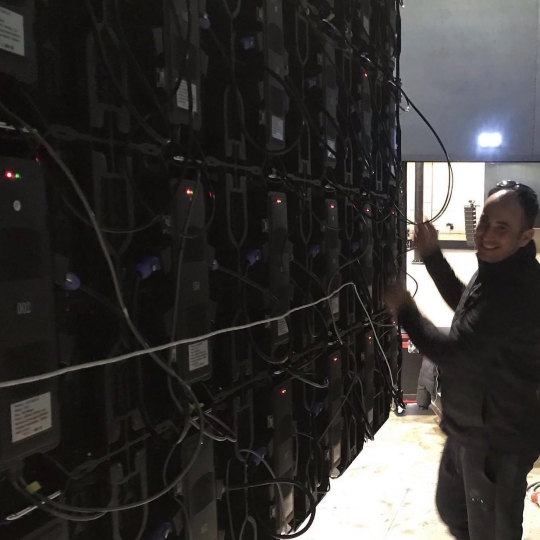
#> input picture social/post/rai/rai_1.jpg, 1080 x 1080 px, given in place of rai_1.jpg_fronte.png, which was not available (shown at 1/2 size)
$ python prepara_schermo_prodotto.py ../../social/post/rai/rai_1.jpg ../../social/post/rai/rai_2.jpg 5 5 5 ../../social/post/rai/rai_2.jpg
#> lines starting #> are read from the running program, lines starting #| are printed output that depends on the picture; after the words box and inside, x2 and y2 are one past the last pixel; in counts of white or black regions, pixels touching at a corner belong together
#!/usr/bin/env python3
"""prepara_schermo_prodotto.py — trova lo schermo nella foto del prodotto e prepara: maschera, prodotto con la frutta sullo schermo, cabinet vuoto con la griglia dei moduli e il JSON per ProdottoSingolo.
Uso (dalla cartella con public/NOME_fronte.png e frutta_frame.png):
  python3 prepara_schermo_prodotto.py NOME "Nome prodotto" LARGHEZZA COLONNE RIGHE USA_LUMINOSI(0/1) [hull] [EROSIONE]"""
import sys, json, numpy as np
from PIL import Image, ImageFilter
from scipy import ndimage as nd
n, nome, larg, C, R, lumok = sys.argv[1], sys.argv[2], int(sys.argv[3]), int(sys.argv[4]), int(sys.argv[5]), sys.argv[6]=='1'
im=Image.open(f'public/{n}_fronte.png').convert('RGBA');a=np.array(im).astype(int)
al=a[...,3];rgb=a[...,:3];sat=rgb.max(2)-rgb.min(2);lum=rgb.max(2)
#> after `al = a[..., 3]`: al: shape (1080, 1080) int64; every value is 255
#> after `sat = rgb.max(2) - rgb.min(2)`:
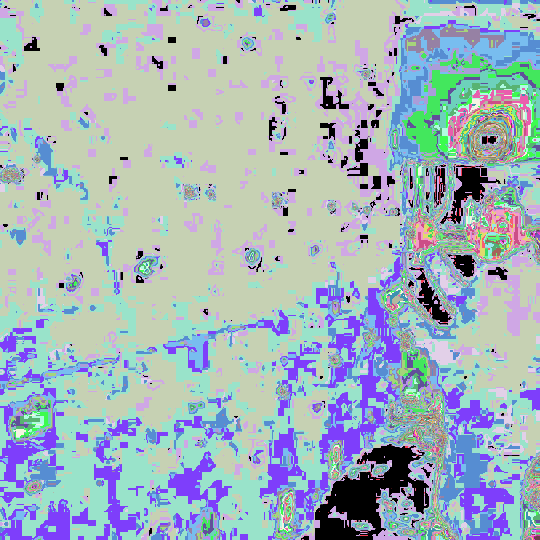
#> sat: shape (1080, 1080) int64 (shown at 1/2 size); 139 distinct labels, from 0 to 138; one colour per label, 0 black
m=(sat>40)&(al>200)
#> m: shape (1080, 1080) bool; 1% white; 45 white regions (17 under 20 px), largest, box (x1, y1, x2, y2) and area: (934, 226, 1024, 322) 5646, (781, 817, 892, 894) 2196, (1062, 916, 1080, 950) 396
if lumok: m|=(lum>185)&(al>200)
m=nd.binary_closing(m,iterations=10);m=nd.binary_fill_holes(m);m=nd.binary_opening(m,iterations=8)
#> after `m = nd.binary_closing(m, iterations=10)`: m: shape (1080, 1080) bool; 0.98% white; 32 white regions (9 under 20 px), largest, box (x1, y1, x2, y2) and area: (934, 226, 1026, 322) 5847, (781, 817, 892, 898) 2874, (10, 340, 40, 359) 413
#> after `m = nd.binary_fill_holes(m)`: m: shape (1080, 1080) bool; 1.1% white; 32 white regions (9 under 20 px), largest, box (x1, y1, x2, y2) and area: (934, 226, 1026, 322) 6950, (781, 817, 892, 898) 2874, (10, 340, 40, 359) 413
#> after `m = nd.binary_opening(m, iterations=8)`:
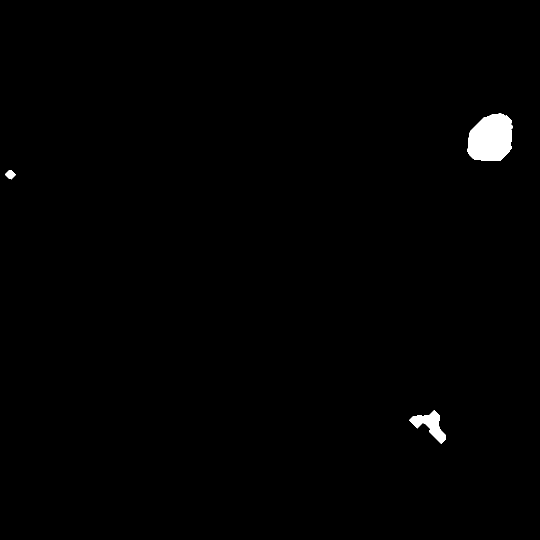
#> m: shape (1080, 1080) bool (shown at 1/2 size); 0.78% white; 3 white regions, box (x1, y1, x2, y2) and area: (934, 226, 1026, 322) 6914, (818, 821, 892, 888) 1973, (10, 340, 32, 359) 244
lab,k=nd.label(m);sz=nd.sum(m,lab,range(1,k+1));m=lab==(np.argmax(sz)+1)
#> after `lab, k = nd.label(m)`: lab: shape (1080, 1080) int32; 4 distinct labels, from 0 to 3
#> after `lab, k = nd.label(m)`: k = 3
#> after `sz = nd.sum(m, lab, range(1, k + 1))`: sz = [6914, 244, 1973]
#> after `m = lab == np.argmax(sz) + 1`: m: shape (1080, 1080) bool; 0.59% white; 1 white region, box (x1, y1, x2, y2) and area: (934, 226, 1026, 322) 6914
m=nd.binary_fill_holes(m)
if len(sys.argv)>7 and sys.argv[7]=='hull':
    from skimage.morphology import convex_hull_image
    m=convex_hull_image(m)
E=int(sys.argv[8]) if len(sys.argv)>8 else 6
if E>0: m=nd.binary_erosion(m,iterations=E)
#> m: shape (1080, 1080) bool; 0.46% white; 1 white region, box (x1, y1, x2, y2) and area: (940, 232, 1020, 316) 5342
elif E<0: m=nd.binary_dilation(m,iterations=-E)
ys,xs=np.where(m);x0,y0,x1,y1=xs.min(),ys.min(),xs.max(),ys.max();bw,bh=x1-x0,y1-y0
#> after `ys, xs = np.where(m)`: ys = 5342 values from 232 to 315; xs = 5342 values, max 1019 at index 925, min 940 at index 4273, mean 981.4
#> after `x0, y0, x1, y1 = (xs.min(), ys.min(), xs.max(), ys.max())`: x0 = 940; y0 = 232; x1 = 1019; y1 = 315
#> after `bw, bh = (x1 - x0, y1 - y0)`: bw = 79; bh = 83
M=Image.fromarray((m*255).astype('uint8')).filter(ImageFilter.GaussianBlur(2))
out=Image.new('RGBA',im.size,(255,255,255,0));out.putalpha(M);out.save(f'public/{n}_maschera.png')
f=Image.open('frutta_frame.png').convert('RGB')
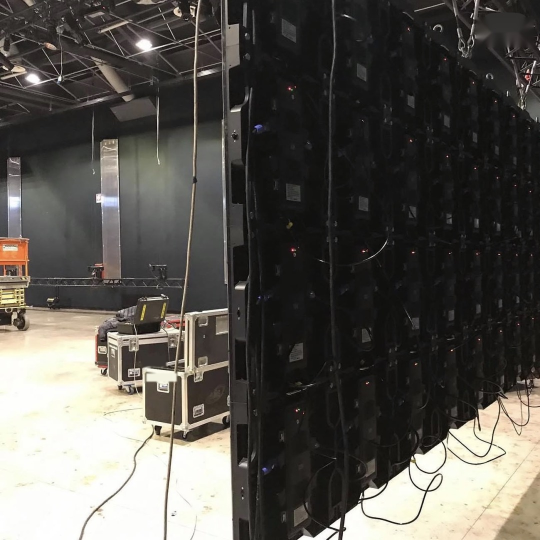
#> input picture social/post/rai/rai_2.jpg, 1080 x 1080 px, given in place of frutta_frame.png, which was not available (shown at 1/2 size)
#> f is the input picture: PIL image 1080x1080 RGB; mean R, G, B 87.5, 84.7, 79.4
s=max(bw/f.width,bh/f.height);ff=f.resize((int(f.width*s)+1,int(f.height*s)+1));l=(ff.width-bw)//2;t=(ff.height-bh)//2;ff=ff.crop((l,t,l+bw,t+bh))
#> after `s = max(bw / f.width, bh / f.height)`: s = 0.0769
#> after `l = (ff.width - bw) // 2`: l = 2
#> after `t = (ff.height - bh) // 2`: t = 0
lay=Image.new('RGBA',im.size,(0,0,0,0));lay.paste(ff,(x0,y0));lay.putalpha(Image.fromarray(np.minimum(np.array(M),np.array(lay.getchannel('A')))))
#> after `lay = Image.new('RGBA', im.size, (0, 0, 0, 0))`: lay: PIL image 1080x1080 RGBA; every value is 0
#> after `lay.paste(ff, (x0, y0))`:
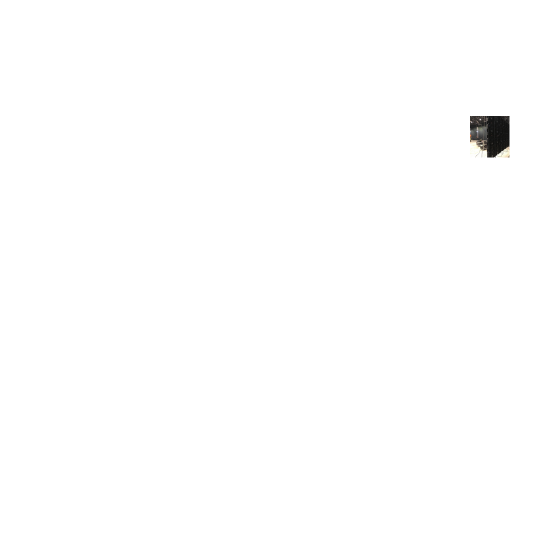
#> lay: PIL image 1080x1080 RGBA (shown at 1/2 size); mean R, G, B, A 0.5, 0.5, 0.4, 1.4; transparent parts drawn white
fr=im.copy();fr.alpha_composite(lay);fr.save(f'public/{n}_frutta.png')
# cabinet vuoto con griglia moduli e connettori
mm=np.array(M).astype(float)/255;A=a.astype(float)
base=np.zeros_like(A[...,:3]);base[...]=[34,36,40]
yy,xx=np.mgrid[0:A.shape[0],0:A.shape[1]]
gx=((xx-x0)/bw*C)%1;gy=((yy-y0)/bh*R)%1
#> after `gx = (xx - x0) / bw * C % 1`:
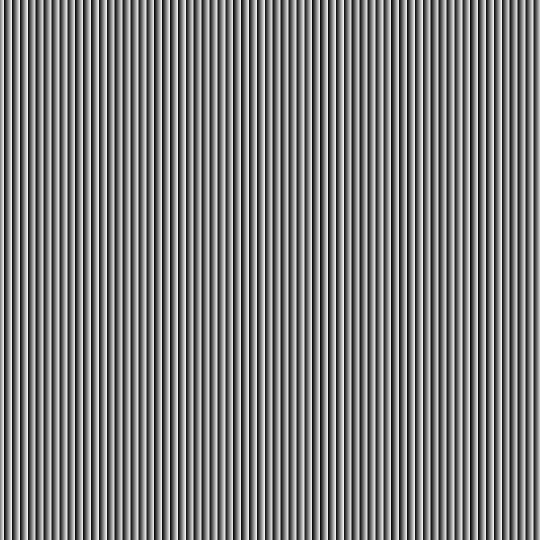
#> gx: shape (1080, 1080) float64 (shown at 1/2 size); min 0, max 0.987, mean 0.494
#> after `gy = (yy - y0) / bh * R % 1`:
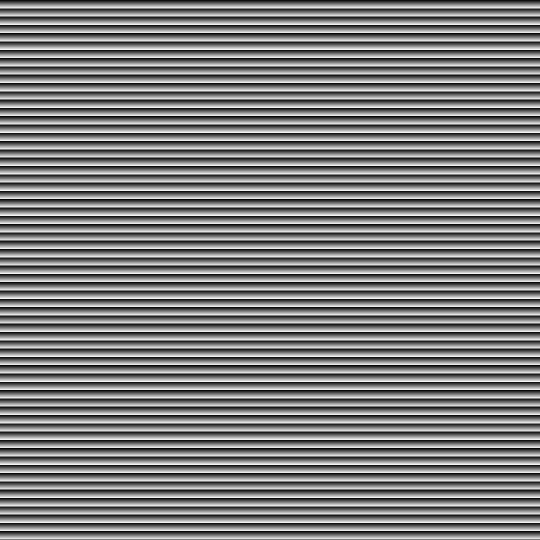
#> gy: shape (1080, 1080) float64 (shown at 1/2 size); min 0, max 0.988, mean 0.494
base[(gx<0.012*4/C)|(gy<0.01*5/R)]=[70,72,78]
base[(np.abs(gx-0.5)<0.06)&(np.abs(gy-0.5)<0.03)]=[110,112,118]
A[...,:3]=A[...,:3]*(1-mm[...,None])+base*mm[...,None]
Image.fromarray(A.astype('uint8')).save(f'public/{n}_vuoto.png')
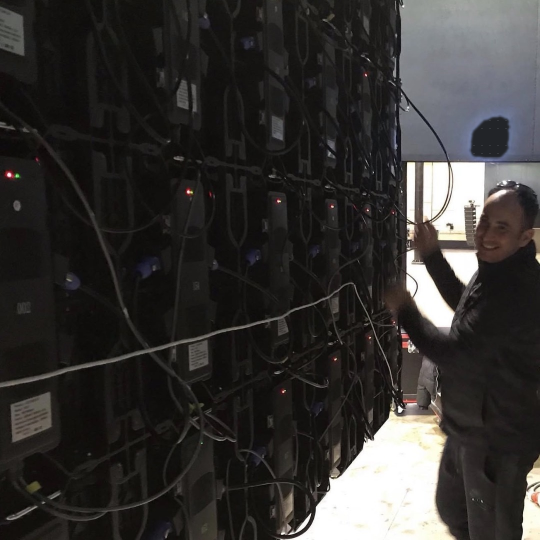
#> saved as rai_1.jpg_vuoto.png: PIL image 1080x1080 RGBA (shown at 1/2 size); mean R, G, B, A 53.5, 51.6, 49.9, 255
W,H=im.size
#> W = 1080; H = 1080
d={"sfondo":"sito.mp4","fronte":f"{n}_fronte.png","retro":f"{n}_retro.png","aspetto":W/H,"larghezza":larg,"nome":nome,"logo":"logo.png","oro":"#D4A64A","durata":14,"griglia":4,
 "schermo":{"video":"frutta.mp4","maschera":f"{n}_maschera.png","box":{"x":x0/W,"y":y0/H,"w":bw/W,"h":bh/H},"pezzi":f"{n}_frutta.png"},
 "moduli":{"cols":C,"rows":R,"vuoto":f"{n}_vuoto.png"}}
json.dump(d,open(f'{n}.json','w'))
print(n,'schermo',x0,y0,x1,y1,'su',W,H)
#| ../../social/post/rai/rai_1.jpg schermo 940 232 1019 315 su 1080 1080
